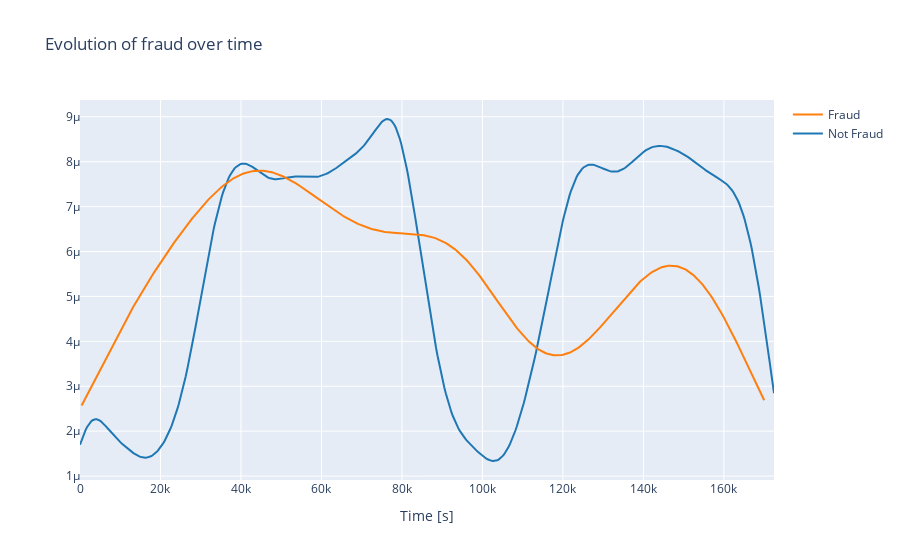

The notebook cell this image was saved under:
### Code cell
# Check evolution of fraud across time

class_0 = df.loc[df['Class'] == 0]["Time"]
class_1 = df.loc[df['Class'] == 1]["Time"]

hist_data = [class_0, class_1]
group_labels = ['Not Fraud', 'Fraud']

fig = ff.create_distplot(hist_data, group_labels, show_hist=False, show_rug=False)
fig['layout'].update(title='Evolution of fraud over time', xaxis=dict(title='Time [s]'))
iplot(fig, filename='dist_only')

### Figure 1 — Plotly figure (JSON) as saved in the notebook; plotly's stock layout.template omitted (floating-point values rounded to 4 significant figures; data arrays with more than 128 entries replaced by an {"elided": "..."} marker saying what was removed)
{"data": [{"legendgroup": "Not Fraud", "marker": {"color": "rgb(31, 119, 180)"}, "mode": "lines", "name": "Not Fraud", "showlegend": true, "type": "scatter", "x": {"elided": "500 float values"}, "xaxis": "x", "y": {"elided": "500 float values"}, "yaxis": "y"}, {"legendgroup": "Fraud", "marker": {"color": "rgb(255, 127, 14)"}, "mode": "lines", "name": "Fraud", "showlegend": true, "type": "scatter", "x": {"elided": "500 float values"}, "xaxis": "x", "y": {"elided": "500 float values"}, "yaxis": "y"}], "layout": {"barmode": "overlay", "hovermode": "closest", "legend": {"traceorder": "reversed"}, "title": {"text": "Evolution of fraud over time"}, "xaxis": {"anchor": "y2", "domain": [0, 1], "title": {"text": "Time [s]"}, "zeroline": false}, "yaxis": {"anchor": "free", "domain": [0, 1], "position": 0}}}
